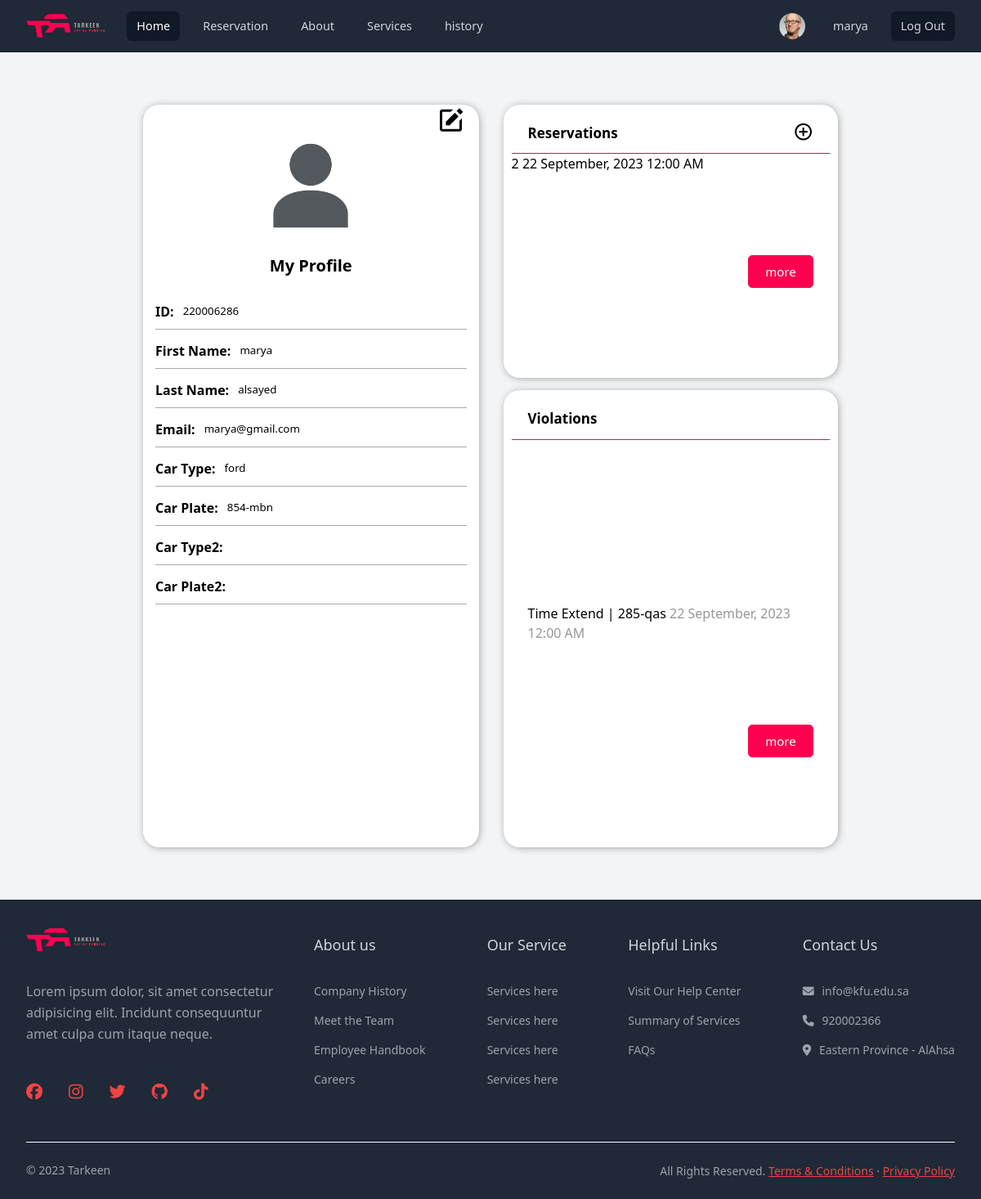
/home.php (signed in), run on the app's committed database.
### tables this page shows
CREATE TABLE Users
(
    user_id            int(128) NOT NULL,
    first_name         varchar(50)  NOT NULL,
    last_name          varchar(50)  NOT NULL,
    `password`         varchar(250) NOT NULL,
    email              varchar(250) NOT NULL,
    user_type_id       int (128) NOT NULL,
    reset_token        varchar(50),
    reset_token_expiry datetime,
    PRIMARY KEY
        (user_id),
    FOREIGN KEY
        (user_type_id) REFERENCES UserTypes
        (user_type_id)
);

CREATE TABLE Cars
(
    car_id    int(128) NOT NULL
        AUTO_INCREMENT,
    car_type  varchar(15) NOT NULL,
    car_plate varchar(15) NOT NULL,
    owner_id  int (128) NOT NULL,
    PRIMARY KEY
        (car_id),
    FOREIGN KEY
        (owner_id) REFERENCES Users
        (user_id),
    UNIQUE KEY `unique_car`
        (car_type, car_plate)
);

CREATE TABLE Reservation
(
    reservation_id       int(128) NOT NULL
        AUTO_INCREMENT,
    reservation_datetime datetime NOT NULL,
    extensions_count     int (10) DEFAULT 0,
    enter_datetime       datetime (6),
    exit_datetime        datetime (6),
    parking_id           int (128) NOT NULL,
    car_id               int (128) NOT NULL,
    reserver_id          int (128) NOT NULL,
    PRIMARY KEY
        (reservation_id),
    FOREIGN KEY
        (parking_id) REFERENCES ParkingSpots
        (parking_id),
    FOREIGN KEY
        (car_id) REFERENCES Cars
        (car_id),
    FOREIGN KEY
        (reserver_id) REFERENCES Users
        (user_id)
);

CREATE TABLE ParkingSpots
(
    parking_id     int(128) NOT NULL
        AUTO_INCREMENT,
    zone_number    varchar(10) NOT NULL,
    floor_number   int (10) NOT NULL,
    parking_number int (10) NOT NULL,
    PRIMARY KEY
        (parking_id)
);

CREATE TABLE Violations
(
    violation_id           int(128) NOT NULL
        AUTO_INCREMENT,
    violation_datetime     datetime NOT NULL,
    violation_end_datetime datetime NOT NULL,
    car_id                 int (128) NOT NULL,
    violation_type_id      int (128) NOT NULL,
    violator_id            int (128) NOT NULL,
    violated_id            int (128) NOT NULL,
    note                   varchar(256),

    PRIMARY KEY
        (violation_id),
    FOREIGN KEY
        (car_id) REFERENCES Cars
        (car_id),
    FOREIGN KEY
        (violation_type_id) REFERENCES ViolationTypes
        (violation_type_id),
    FOREIGN KEY
        (violator_id) REFERENCES Users
        (user_id),
    FOREIGN KEY
        (violated_id) REFERENCES Users
        (user_id)
);

CREATE TABLE ViolationTypes
(
    violation_type_id int(128) NOT NULL
        AUTO_INCREMENT,
    `name`            varchar(18) NOT NULL,
    number_of_days    int(128),
    PRIMARY KEY
        (violation_type_id)
);

### snippets/get_user.php (called while the page is built, shortened)
<?php
if (isset($_SESSION['user_id'])) {
    $user_id = $_SESSION['user_id'];
    $query = "SELECT * FROM users WHERE user_id = ?";
    $stmt = $connection->prepare($query);
    $stmt->bind_param("i", $user_id);
    $stmt->execute();
    $result = $stmt->get_result();
    $user = $result->fetch_assoc();
    $queryCars = "SELECT car_id, car_type, car_plate FROM cars WHERE owner_id = ?";
    $stmtCars = $connection->prepare($queryCars);
    $stmtCars->bind_param("i", $user_id);
    $stmtCars->execute();
    $resultCars = $stmtCars->get_result();
    $cars = array();
    while ($row = $resultCars->fetch_assoc()) {
        $cars[] = $row;
    }
    $user['cars'] = $cars;
    $reservationQuery = "SELECT reservation.reservation_id, reservation.reservation_datetime, reservation.extensions_count, parkingspots.parking_number
                        FROM `reservation`
                        JOIN `parkingspots` ON parkingspots.parking_id = reservation.parking_id
                        WHERE reservation.reserver_id = ?
                        ORDER BY reservation.reservation_datetime DESC";
    $stmtReservations = $connection->prepare($reservationQuery);
    $stmtReservations->bind_param("i", $user_id);
    $stmtReservations->execute();
    $resultReservations = $stmtReservations->get_result();
    $reservations = array();
    while ($row = $resultReservations->fetch_assoc()) {
        $reservations[] = $row;
    }
    $user['reservations'] = $reservations;
    if ($user["user_type_id"] == "3") {
        $vailoationQuery = "SELECT violations.violation_id, violationtypes.name, violations.violation_datetime, cars.car_plate
                        FROM `violations`
                        JOIN `violationtypes` ON violationtypes.violation_type_id = violations.violation_type_id
                        JOIN `cars` ON cars.car_id = violations.car_id
                        WHERE violations.violated_id = ?
                        ORDER BY violations.violation_datetime DESC";
    } else {
        $vailoationQuery = "SELECT violations.violation_id, violationtypes.name, violations.violation_datetime, cars.car_plate
                        FROM `violations`
                        JOIN `violationtypes` ON violationtypes.violation_type_id = violations.violation_type_id
                        JOIN `cars` ON cars.car_id = violations.car_id
                        WHERE violations.violator_id = ?
                        ORDER BY violations.violation_datetime DESC";
    }
    $stmtViolations = $connection->prepare($vailoationQuery);
    $stmtViolations->bind_param("i", $user_id);
    $stmtViolations->execute();
    $resultViolations = $stmtViolations->get_result();
    $violations = array();
    while ($row = $resultViolations->fetch_assoc()) {
        $violations[] = $row;
    }
    $user['violations'] = $violations;
}

### snippets/base.php (called while the page is built, shortened)
<?php
include "database_connection.php";
include "get_user.php";

### home.php (the view, shortened to what this page needs)
<?php include "snippets/base.php" ?>
<!DOCTYPE html>
<html lang="en">
<head>
    <?php include "snippets/layout/head.php" ?>
    <link rel="stylesheet" href="/assets/css/profilestyle.css">
</head>
<body class="body">
<?php include "snippets/layout/header.php" ?>
<main>
    <div class="container-profile">
        <div class="left">
            <form action="" method="POST" id="user-form">
                <div id="actions">
                    <i class="bx bxs-edit bx-md" id="edit"></i>
                </div>
                <div class="img-container">
                    <img src="/assets/img/User-avatar.png" alt="" width="30%" height="30%">
                </div>
                <h3>My Profile</h3>
                <div class="fields">
                    <label for="">
                        <span>ID:</span>
                        <input type="text" name="user_id" value="<?= $user['user_id'] ?>" readonly>
                    </label>
                    <label for="">
                        <span>First Name:</span>
                        <input class="editable" type="text" name="first_name" value="<?= $user['first_name'] ?>"
                               readonly>
                    </label>
                    <label for="">
                        <span>Last Name:</span>
                        <input class="editable" type="text" name="last_name" value="<?= $user['last_name'] ?>" readonly>
                    </label>
                    <label for="">
                        <span>Email:</span>
                        <input class="editable" type="email" name="email" value="<?= $user['email'] ?>" readonly>
                    </label>
                    <?php if ($user["user_type_id"] == "1" || $user["user_type_id"] == "2"): ?>
                        <label for="">
                            <span>Car Type:</span>
                            <input class="editable" type="text" name="car_type1"
                                   value="<?= $user["cars"][0]['car_type'] ?? '' ?>" readonly>
                        </label>
                        <label for="">
                            <span>Car Plate:</span>
                            <input class="editable" type="text" name="car_plate1"
                                   value="<?= $user["cars"][0]['car_plate'] ?? '' ?>" readonly>
                        </label>
                        <label for="">
                            <span>Car Type2:</span>
                            <input class="editable" type="text" name="car_type2"
                                   value="<?= $user['cars'][1]['car_type'] ?? '' ?>"
                                   readonly>
                        </label>
                        <label for="">
                            <span>Car Plate2:</span>
                            <input class="editable" type="text" name="car_plate2"
                                   value="<?= $user['cars'][1]['car_plate'] ?? '' ?>"
                                   readonly>
                        </label>
                    <?php endif; ?>
                </div>
            </form>
        </div>
        <div class="right">
            <?php if ($user["user_type_id"] == "1" || $user["user_type_id"] == "2"): ?>
                <div class="violation">
                    <div class="title">
                        <span>Reservations</span>
                        <i class="bx bx-plus-circle bx-sm" style="float: right"
                           onclick="window.location.href = '/reservations/create.php'">
                        </i>
                    </div>
                    <ul class="reservations-list">
                        <?php
                        if (count($user['reservations']) > 0) {
                            $displayedReservations = 0;
                            foreach ($user['reservations'] as $reservation) {
                                if ($displayedReservations < 3) {
                                    ?>
                                    <a href="/reservations/show.php?reservation_id=<?= $reservation['reservation_id'] ?>"
                                       class="link">
                                        <li>
                                            <span><?= $reservation['parking_number'] ?></span>
                                            <span><?= date('d F, Y h:i A', strtotime($reservation['reservation_datetime'])) ?></span>
                                        </li>
                                    </a>
                                    <?php
                                    $displayedReservations++;
                                } else {
                                    break;
                                }
                            }
                        }
                        ?>
                    </ul>
                    <div class="more">
                        <button class="more-btn reservations-more-btn">
                            more
                        </button>
                    </div>
                </div>
            <?php endif; ?>
            <div class="violation">
                <div class="title">
                    <span>Violations</span>
                </div>
                <ul class="violation-list">
                    <?php
                    if (isset($user['violations']) && count($user['violations']) > 0) {
                        $displayedViolations = 0;
                        foreach ($user['violations'] as $violation) {
                            if ($displayedViolations < 3) {
                                ?>
                                <li>
                                    <span><?php echo $violation['name'] . '  |   ' . $violation['car_plate']; ?></span>
                                    <span><?php echo date('d F, Y h:i A', strtotime($violation['violation_datetime'])) ?></span>
                                </li>
                                <?php
                                $displayedViolations++;
                            } else {
                                break;
                            }
                        }
                    }
                    ?>
                </ul>
                <div class="more">
                    <button class="more-btn violation-more-btn">
                        more
                    </button>
                </div>
            </div>
        </div>
    </div>
</main>
<?php include "snippets/layout/footer.php" ?>
</body>
</html>

### snippets/layout/header.php (shortened to what this page needs)
<nav>
    <div class="nav-cont">
        <div class='cont-menu'>
        <ul class="menu menu-logo">
        <li class="logo"><a href="/"><img src="../assets/img/logo2.png" alt=""></a></li>
        </ul>
    <ul class="menu desk-menu">
        <li class="item active"><a href="/home.php">Home</a></li>
        <li class="item"><a href="/reservations/create.php">Reservation</a></li>
        <li class="item"><a href="#">About</a></li>
        <li class="item"><a href="#">Services</a></li>
        <li class="item"><a href="#">history</a></li>
    </ul>
        </div>
    <ul class="menu">
        <?php if (isset($user)): ?>
        <li class="item av">
            <div class="img-ava">
            <div class="avatar-img">
                <img src="../assets/img/avatar.png" alt="user-image" width="100%" height="auto">
            </div>
            </div>
        </li>
            <li class="item button secondary"><a href="/profile.php"><?php echo $user['first_name']; ?></a></li>
            <li class="item button"><a href="/auth/logout.php">Log Out</a></li>
        <?php else: ?>
            <li class="item button"><a href="/auth/login.php">Log In</a></li>
        <?php endif; ?>
    </ul>
    </div>
</nav>

### data on the page
users: first_name "marya", user_id "220006286", last_name "alsayed", email "marya@gmail.com"
cars: car_type1 "ford", car_plate1 "854-mbn"
reservation: parking.parking_number "2", reservation_datetime "22 September, 2023 12:00 AM"
violations: violation_type.name "Time Extend", car.car_plate "285-qas", violation_datetime "22 September, 2023 12:00 AM"
